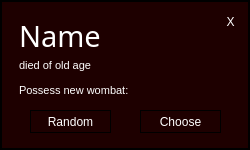
<?xml version="1.0" encoding="UTF-8"?>
<ui version="4.0">
 <class>DeathNotice</class>
 <widget class="QWidget" name="DeathNotice">
  <property name="geometry">
   <rect>
    <x>0</x>
    <y>0</y>
    <width>250</width>
    <height>150</height>
   </rect>
  </property>
  <property name="windowTitle">
   <string>Form</string>
  </property>
  <widget class="QLabel" name="background">
   <property name="geometry">
    <rect>
     <x>0</x>
     <y>0</y>
     <width>250</width>
     <height>150</height>
    </rect>
   </property>
   <property name="styleSheet">
    <string notr="true">border: 2px solid black; padding: 5px; background: rgb(30, 0, 0)</string>
   </property>
   <property name="text">
    <string/>
   </property>
  </widget>
  <widget class="QPushButton" name="possessRandomWombat">
   <property name="geometry">
    <rect>
     <x>30</x>
     <y>110</y>
     <width>81</width>
     <height>23</height>
    </rect>
   </property>
   <property name="styleSheet">
    <string notr="true">border: 1px solid black; color: white; background: rgb(30, 0, 0)</string>
   </property>
   <property name="text">
    <string>Random</string>
   </property>
  </widget>
  <widget class="QLabel" name="info1">
   <property name="geometry">
    <rect>
     <x>19</x>
     <y>20</y>
     <width>211</width>
     <height>31</height>
    </rect>
   </property>
   <property name="font">
    <font>
     <family>MoolBoran</family>
     <pointsize>22</pointsize>
    </font>
   </property>
   <property name="styleSheet">
    <string notr="true">border: 0; color: white;</string>
   </property>
   <property name="text">
    <string>Name</string>
   </property>
   <property name="alignment">
    <set>Qt::AlignLeading|Qt::AlignLeft|Qt::AlignVCenter</set>
   </property>
  </widget>
  <widget class="QPushButton" name="openBurrowList">
   <property name="geometry">
    <rect>
     <x>140</x>
     <y>110</y>
     <width>81</width>
     <height>23</height>
    </rect>
   </property>
   <property name="styleSheet">
    <string notr="true">border: 1px solid black; color: white; background: rgb(30, 0, 0)</string>
   </property>
   <property name="text">
    <string>Choose</string>
   </property>
  </widget>
  <widget class="QLabel" name="info2">
   <property name="geometry">
    <rect>
     <x>19</x>
     <y>50</y>
     <width>221</width>
     <height>31</height>
    </rect>
   </property>
   <property name="font">
    <font>
     <family>MS Shell Dlg 2</family>
     <pointsize>8</pointsize>
    </font>
   </property>
   <property name="styleSheet">
    <string notr="true">border: 0; color: white;</string>
   </property>
   <property name="text">
    <string>died of old age</string>
   </property>
   <property name="alignment">
    <set>Qt::AlignLeading|Qt::AlignLeft|Qt::AlignVCenter</set>
   </property>
  </widget>
  <widget class="QLabel" name="info3">
   <property name="geometry">
    <rect>
     <x>19</x>
     <y>70</y>
     <width>221</width>
     <height>41</height>
    </rect>
   </property>
   <property name="font">
    <font>
     <family>MS Shell Dlg 2</family>
     <pointsize>8</pointsize>
    </font>
   </property>
   <property name="styleSheet">
    <string notr="true">border: 0; color: white;</string>
   </property>
   <property name="text">
    <string>Possess new wombat:</string>
   </property>
  </widget>
  <widget class="QPushButton" name="deathNoticeClose">
   <property name="geometry">
    <rect>
     <x>220</x>
     <y>10</y>
     <width>21</width>
     <height>23</height>
    </rect>
   </property>
   <property name="styleSheet">
    <string notr="true">border: 0; color: white; background: rgb(30, 0, 0)</string>
   </property>
   <property name="text">
    <string>X</string>
   </property>
  </widget>
  <widget class="QPushButton" name="quitButton">
   <property name="geometry">
    <rect>
     <x>140</x>
     <y>110</y>
     <width>81</width>
     <height>23</height>
    </rect>
   </property>
   <property name="styleSheet">
    <string notr="true">border: 1px solid black; color: white; background: rgb(30, 0, 0)</string>
   </property>
   <property name="text">
    <string>Quit</string>
   </property>
  </widget>
  <widget class="QPushButton" name="okButton">
   <property name="geometry">
    <rect>
     <x>30</x>
     <y>110</y>
     <width>81</width>
     <height>23</height>
    </rect>
   </property>
   <property name="styleSheet">
    <string notr="true">border: 1px solid black; color: white; background: rgb(30, 0, 0)</string>
   </property>
   <property name="text">
    <string>Ok</string>
   </property>
  </widget>
  <zorder>background</zorder>
  <zorder>info1</zorder>
  <zorder>info2</zorder>
  <zorder>info3</zorder>
  <zorder>deathNoticeClose</zorder>
  <zorder>quitButton</zorder>
  <zorder>okButton</zorder>
  <zorder>openBurrowList</zorder>
  <zorder>possessRandomWombat</zorder>
 </widget>
 <resources/>
 <connections/>
</ui>
